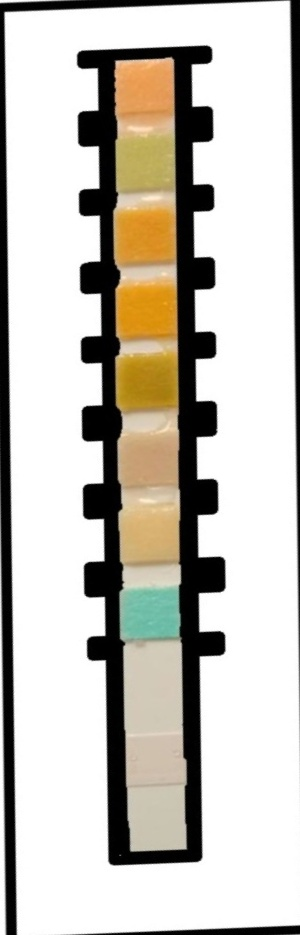
#> input picture resources/uploaded_image/20200621233519_24_Male.jpg, 300 x 935 px
$ python -i image_adapter.py   (imports and definitions only)
#> lines starting #> are read from the running program, lines starting #| are printed output that depends on the picture
#> further down, picture is the input picture: shape (935, 300, 3); mean B, G, R 183.1, 191.7, 196
import cv2
import imutils


class ImageAdapter:
    def __init__(self, image_cv2_object):
        self.image_cv2_object = image_cv2_object.copy()
        self.scaled_ratio, self.downscaled_image = self.downscale_image()
        self.image_edges = self.find_edges()

    def downscale_image(self):
        downscaled_height = 500
        scaled_ratio = self.image_cv2_object.shape[0] / downscaled_height
#> scaled_ratio = 1.87
        downscaled_image = imutils.resize(self.image_cv2_object, height=downscaled_height)
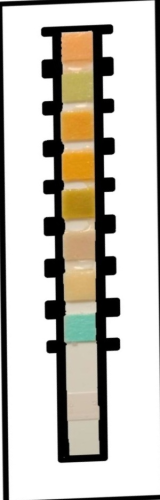
#> downscaled_image: shape (500, 160, 3); mean B, G, R 183.1, 191.7, 196
        return scaled_ratio, downscaled_image

    def find_edges(self):
        gray_image = cv2.cvtColor(self.downscaled_image, cv2.COLOR_BGR2GRAY)
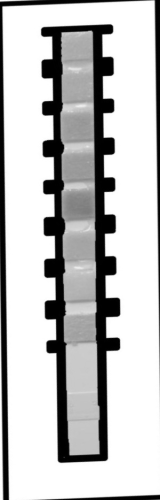
#> gray_image: shape (500, 160); min 0, max 255, mean 192
        blurred_image = cv2.GaussianBlur(gray_image, (5, 5), 0)
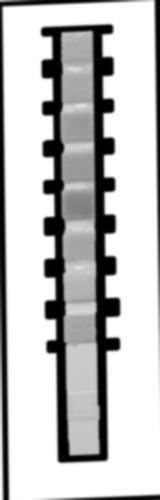
#> blurred_image: shape (500, 160); min 0, max 255, mean 192.1
        return cv2.Canny(blurred_image, 75, 200)
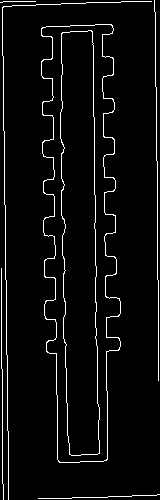
#> returned value: shape (500, 160); 4.6% white in thin lines or dots

>>> import cv2
>>> picture = cv2.imread('../../resources/uploaded_image/20200621233519_24_Male.jpg')
>>> result = ImageAdapter(picture).find_edges()
